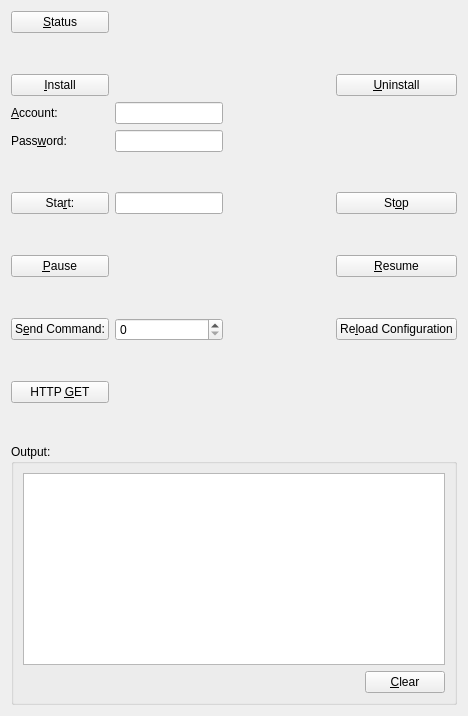
<?xml version="1.0" encoding="UTF-8"?>
<ui version="4.0">
 <class>Widget</class>
 <widget class="QWidget" name="Widget">
  <property name="geometry">
   <rect>
    <x>0</x>
    <y>0</y>
    <width>468</width>
    <height>716</height>
   </rect>
  </property>
  <property name="windowTitle">
   <string>Test Service Controller</string>
  </property>
  <layout class="QGridLayout" name="gridLayout_2">
   <item row="1" column="0">
    <spacer name="verticalSpacer">
     <property name="orientation">
      <enum>Qt::Vertical</enum>
     </property>
     <property name="sizeHint" stdset="0">
      <size>
       <width>20</width>
       <height>13</height>
      </size>
     </property>
    </spacer>
   </item>
   <item row="6" column="0">
    <widget class="QPushButton" name="pPushButtonStart_">
     <property name="text">
      <string>Sta&amp;rt:</string>
     </property>
    </widget>
   </item>
   <item row="6" column="2">
    <spacer name="horizontalSpacer">
     <property name="orientation">
      <enum>Qt::Horizontal</enum>
     </property>
     <property name="sizeHint" stdset="0">
      <size>
       <width>40</width>
       <height>20</height>
      </size>
     </property>
    </spacer>
   </item>
   <item row="2" column="0">
    <widget class="QPushButton" name="pPushButtonInstall_">
     <property name="text">
      <string>&amp;Install</string>
     </property>
    </widget>
   </item>
   <item row="2" column="3">
    <widget class="QPushButton" name="pPushButtonUninstall_">
     <property name="text">
      <string>&amp;Uninstall</string>
     </property>
    </widget>
   </item>
   <item row="8" column="0">
    <widget class="QPushButton" name="pPushButtonPause_">
     <property name="text">
      <string>&amp;Pause</string>
     </property>
    </widget>
   </item>
   <item row="9" column="0">
    <spacer name="verticalSpacer_4">
     <property name="orientation">
      <enum>Qt::Vertical</enum>
     </property>
     <property name="sizeHint" stdset="0">
      <size>
       <width>20</width>
       <height>13</height>
      </size>
     </property>
    </spacer>
   </item>
   <item row="5" column="0">
    <spacer name="verticalSpacer_2">
     <property name="orientation">
      <enum>Qt::Vertical</enum>
     </property>
     <property name="sizeHint" stdset="0">
      <size>
       <width>20</width>
       <height>13</height>
      </size>
     </property>
    </spacer>
   </item>
   <item row="12" column="0">
    <widget class="QPushButton" name="pPushButtonHttpGet_">
     <property name="text">
      <string>HTTP &amp;GET</string>
     </property>
    </widget>
   </item>
   <item row="0" column="0">
    <widget class="QPushButton" name="pPushButtonStatus_">
     <property name="text">
      <string>&amp;Status</string>
     </property>
    </widget>
   </item>
   <item row="6" column="1">
    <widget class="QLineEdit" name="pLineEditArgs_">
     <property name="toolTip">
      <string>Arguments</string>
     </property>
    </widget>
   </item>
   <item row="10" column="1">
    <widget class="QSpinBox" name="pSpinBoxCommandId_"/>
   </item>
   <item row="11" column="0">
    <spacer name="verticalSpacer_5">
     <property name="orientation">
      <enum>Qt::Vertical</enum>
     </property>
     <property name="sizeHint" stdset="0">
      <size>
       <width>20</width>
       <height>13</height>
      </size>
     </property>
    </spacer>
   </item>
   <item row="4" column="1">
    <widget class="QLineEdit" name="pLineEditPassword_"/>
   </item>
   <item row="3" column="1">
    <widget class="QLineEdit" name="pLineEditAccount_"/>
   </item>
   <item row="10" column="0">
    <widget class="QPushButton" name="pPushButtonSendCommand_">
     <property name="text">
      <string>S&amp;end Command:</string>
     </property>
    </widget>
   </item>
   <item row="7" column="0">
    <spacer name="verticalSpacer_3">
     <property name="orientation">
      <enum>Qt::Vertical</enum>
     </property>
     <property name="sizeHint" stdset="0">
      <size>
       <width>20</width>
       <height>13</height>
      </size>
     </property>
    </spacer>
   </item>
   <item row="3" column="0">
    <widget class="QLabel" name="label">
     <property name="text">
      <string>&amp;Account:</string>
     </property>
     <property name="buddy">
      <cstring>pLineEditAccount_</cstring>
     </property>
    </widget>
   </item>
   <item row="10" column="3">
    <widget class="QPushButton" name="pPushButtonReloadConfiguration_">
     <property name="text">
      <string>Re&amp;load Configuration</string>
     </property>
    </widget>
   </item>
   <item row="6" column="3">
    <widget class="QPushButton" name="pPushButtonStop_">
     <property name="text">
      <string>St&amp;op</string>
     </property>
    </widget>
   </item>
   <item row="4" column="0">
    <widget class="QLabel" name="label_2">
     <property name="text">
      <string>Pass&amp;word:</string>
     </property>
     <property name="buddy">
      <cstring>pLineEditPassword_</cstring>
     </property>
    </widget>
   </item>
   <item row="14" column="0" colspan="4">
    <widget class="QGroupBox" name="groupBox">
     <property name="title">
      <string>Output:</string>
     </property>
     <layout class="QGridLayout" name="gridLayout">
      <item row="0" column="0" colspan="2">
       <widget class="QPlainTextEdit" name="pPlainTextEditOutput_">
        <property name="readOnly">
         <bool>true</bool>
        </property>
       </widget>
      </item>
      <item row="1" column="0">
       <spacer name="horizontalSpacer_2">
        <property name="orientation">
         <enum>Qt::Horizontal</enum>
        </property>
        <property name="sizeHint" stdset="0">
         <size>
          <width>285</width>
          <height>20</height>
         </size>
        </property>
       </spacer>
      </item>
      <item row="1" column="1">
       <widget class="QPushButton" name="pPushButtonClear_">
        <property name="text">
         <string>&amp;Clear</string>
        </property>
       </widget>
      </item>
     </layout>
    </widget>
   </item>
   <item row="8" column="3">
    <widget class="QPushButton" name="pPushButtonResume_">
     <property name="text">
      <string>&amp;Resume</string>
     </property>
    </widget>
   </item>
   <item row="13" column="0">
    <spacer name="verticalSpacer_6">
     <property name="orientation">
      <enum>Qt::Vertical</enum>
     </property>
     <property name="sizeHint" stdset="0">
      <size>
       <width>20</width>
       <height>13</height>
      </size>
     </property>
    </spacer>
   </item>
  </layout>
 </widget>
 <tabstops>
  <tabstop>pPushButtonStatus_</tabstop>
  <tabstop>pPushButtonInstall_</tabstop>
  <tabstop>pLineEditAccount_</tabstop>
  <tabstop>pLineEditPassword_</tabstop>
  <tabstop>pPushButtonUninstall_</tabstop>
  <tabstop>pPushButtonStart_</tabstop>
  <tabstop>pLineEditArgs_</tabstop>
  <tabstop>pPushButtonStop_</tabstop>
  <tabstop>pPushButtonPause_</tabstop>
  <tabstop>pPushButtonResume_</tabstop>
  <tabstop>pPushButtonSendCommand_</tabstop>
  <tabstop>pSpinBoxCommandId_</tabstop>
  <tabstop>pPushButtonReloadConfiguration_</tabstop>
  <tabstop>pPushButtonHttpGet_</tabstop>
  <tabstop>pPlainTextEditOutput_</tabstop>
  <tabstop>pPushButtonClear_</tabstop>
 </tabstops>
 <resources/>
 <connections/>
</ui>
